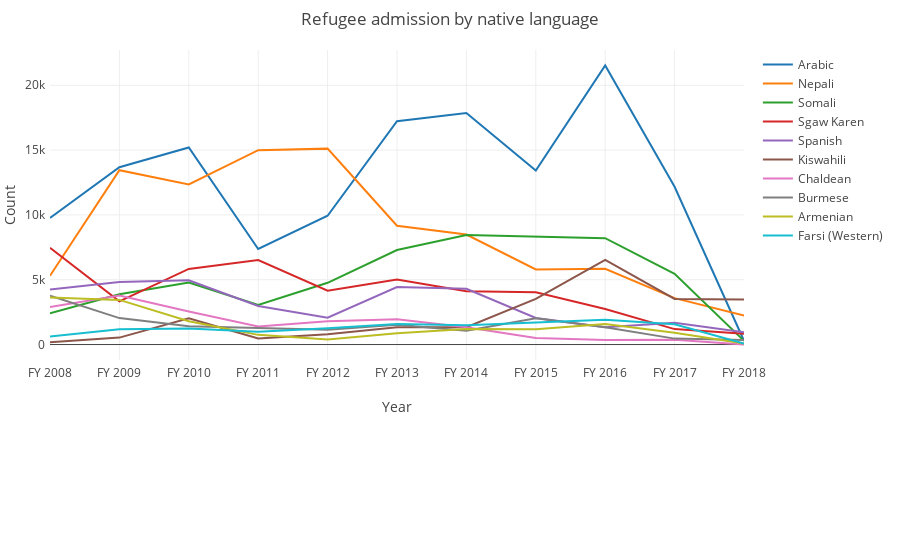

Here is the notebook cell this chart was saved with:
### Code cell
import pandas as pd
import plotly as plt
import plotly.plotly as py
import plotly
import plotly.graph_objs as go
from plotly.offline import download_plotlyjs, init_notebook_mode, plot, iplot
import helpers
import numpy as np 
plotly.offline.init_notebook_mode(connected=True)

languages = languages_graph.columns
traces = []
for language in languages:
    trace = go.Scatter(
        x = languages_graph.index,
        y = languages_graph[language],
        mode = 'lines',
        name = language
    )
    traces.append(trace)
    
    

layout = go.Layout(
    title='Refugee admission by native language',
    xaxis=dict(title='Year'),
    yaxis=dict(title='Count'),
    margin=go.Margin(
        l=50,
        r=50,
        b=200,
        t=50,
        pad=4
    ),
)


fig = go.Figure(data=traces,layout=layout)
iplot(fig)

### Figure 1 — Plotly figure (JSON) as saved in the notebook; plotly's stock layout.template omitted (floating-point values rounded to 4 significant figures)
{"data": [{"mode": "lines", "name": "Arabic", "type": "scatter", "x": ["FY 2008", "FY 2009", "FY 2010", "FY 2011", "FY 2012", "FY 2013", "FY 2014", "FY 2015", "FY 2016", "FY 2017", "FY 2018"], "y": [9767, 13675, 15199, 7372, 9938, 17230, 17858, 13432, 21527, 12175, 288]}, {"mode": "lines", "name": "Nepali", "type": "scatter", "x": ["FY 2008", "FY 2009", "FY 2010", "FY 2011", "FY 2012", "FY 2013", "FY 2014", "FY 2015", "FY 2016", "FY 2017", "FY 2018"], "y": [5302, 13450, 12355, 14993, 15114, 9164, 8484, 5790, 5840, 3580, 2237]}, {"mode": "lines", "name": "Somali", "type": "scatter", "x": ["FY 2008", "FY 2009", "FY 2010", "FY 2011", "FY 2012", "FY 2013", "FY 2014", "FY 2015", "FY 2016", "FY 2017", "FY 2018"], "y": [2402, 3879, 4787, 3057, 4763, 7295, 8449, 8318, 8203, 5454, 285]}, {"mode": "lines", "name": "Sgaw Karen", "type": "scatter", "x": ["FY 2008", "FY 2009", "FY 2010", "FY 2011", "FY 2012", "FY 2013", "FY 2014", "FY 2015", "FY 2016", "FY 2017", "FY 2018"], "y": [7460, 3331, 5833, 6521, 4148, 5011, 4115, 4030, 2740, 1190, 837]}, {"mode": "lines", "name": "Spanish", "type": "scatter", "x": ["FY 2008", "FY 2009", "FY 2010", "FY 2011", "FY 2012", "FY 2013", "FY 2014", "FY 2015", "FY 2016", "FY 2017", "FY 2018"], "y": [4247, 4831, 4951, 2976, 2076, 4430, 4305, 2046, 1338, 1675, 949]}, {"mode": "lines", "name": "Kiswahili", "type": "scatter", "x": ["FY 2008", "FY 2009", "FY 2010", "FY 2011", "FY 2012", "FY 2013", "FY 2014", "FY 2015", "FY 2016", "FY 2017", "FY 2018"], "y": [170, 534, 2021, 472, 794, 1336, 1332, 3528, 6532, 3516, 3476]}, {"mode": "lines", "name": "Chaldean", "type": "scatter", "x": ["FY 2008", "FY 2009", "FY 2010", "FY 2011", "FY 2012", "FY 2013", "FY 2014", "FY 2015", "FY 2016", "FY 2017", "FY 2018"], "y": [2897, 3783, 2550, 1392, 1790, 1954, 1328, 511, 348, 369, 3]}, {"mode": "lines", "name": "Burmese", "type": "scatter", "x": ["FY 2008", "FY 2009", "FY 2010", "FY 2011", "FY 2012", "FY 2013", "FY 2014", "FY 2015", "FY 2016", "FY 2017", "FY 2018"], "y": [3769, 2040, 1414, 1290, 1146, 1523, 1066, 2036, 1341, 457, 358]}, {"mode": "lines", "name": "Armenian", "type": "scatter", "x": ["FY 2008", "FY 2009", "FY 2010", "FY 2011", "FY 2012", "FY 2013", "FY 2014", "FY 2015", "FY 2016", "FY 2017", "FY 2018"], "y": [3625, 3444, 1798, 747, 387, 875, 1190, 1179, 1575, 907, 81]}, {"mode": "lines", "name": "Farsi (Western)", "type": "scatter", "x": ["FY 2008", "FY 2009", "FY 2010", "FY 2011", "FY 2012", "FY 2013", "FY 2014", "FY 2015", "FY 2016", "FY 2017", "FY 2018"], "y": [625, 1188, 1233, 991, 1258, 1582, 1497, 1716, 1919, 1568, 72]}], "layout": {"margin": {"b": 200, "l": 50, "pad": 4, "r": 50, "t": 50}, "title": "Refugee admission by native language", "xaxis": {"title": "Year"}, "yaxis": {"title": "Count"}}}
